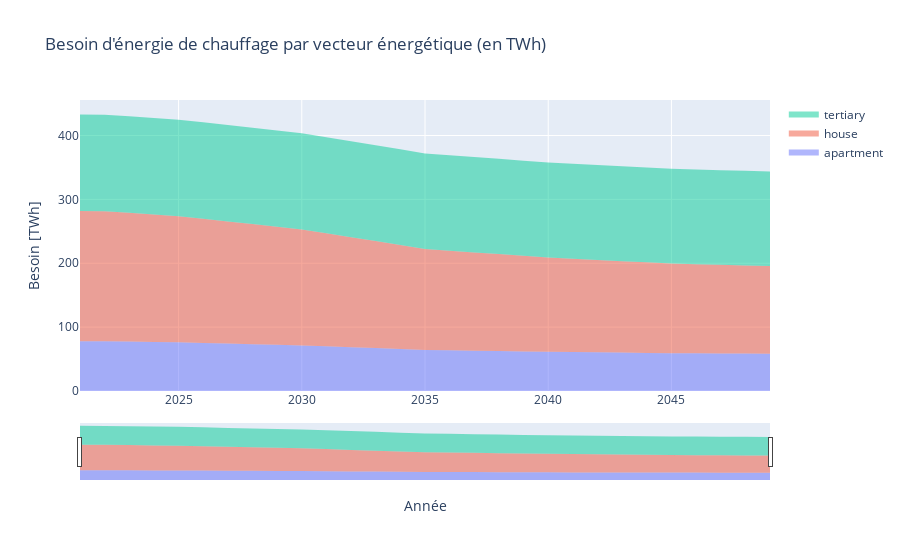

This figure's notebook cell:
### Code cell
Var = "Besoin"
y_df = sim_stock_new_df.groupby(["year", "building_type"])[Var].sum().to_frame().reset_index(). \
           pivot(index=['year'], columns='building_type').loc[[year for year in sim_param["years"][1:]], Var] / 10 ** 9
fig = MyStackedPlotly(y_df=y_df)
fig = fig.update_layout(title_text="Besoin d'énergie de chauffage par vecteur énergétique (en TWh)", xaxis_title="Année",
                        yaxis_title="Besoin [TWh]")
fig.show()

### Figure 1 — Plotly figure (JSON) as saved in the notebook; plotly's stock layout.template omitted (floating-point values rounded to 4 significant figures)
{"data": [{"fill": "tozeroy", "mode": "none", "name": "apartment", "type": "scatter", "x": [2021, 2022, 2023, 2024, 2025, 2026, 2027, 2028, 2029, 2030, 2031, 2032, 2033, 2034, 2035, 2036, 2037, 2038, 2039, 2040, 2041, 2042, 2043, 2044, 2045, 2046, 2047, 2048, 2049], "y": [77.98, 77.93, 77.34, 76.74, 76.14, 75.19, 74.23, 73.26, 72.29, 71.32, 69.95, 68.57, 67.18, 65.79, 64.39, 63.78, 63.18, 62.57, 61.95, 61.34, 60.92, 60.51, 60.09, 59.67, 59.25, 59.04, 58.83, 58.61, 58.4]}, {"fill": "tonexty", "mode": "none", "name": "house", "type": "scatter", "x": [2021, 2022, 2023, 2024, 2025, 2026, 2027, 2028, 2029, 2030, 2031, 2032, 2033, 2034, 2035, 2036, 2037, 2038, 2039, 2040, 2041, 2042, 2043, 2044, 2045, 2046, 2047, 2048, 2049], "y": [281.7, 281.5, 279.0, 276.4, 273.8, 269.7, 265.5, 261.3, 257.1, 252.8, 246.8, 240.8, 234.7, 228.6, 222.4, 219.7, 217.0, 214.3, 211.6, 208.9, 207.0, 205.2, 203.3, 201.4, 199.5, 198.6, 197.6, 196.6, 195.7]}, {"fill": "tonexty", "mode": "none", "name": "tertiary", "type": "scatter", "x": [2021, 2022, 2023, 2024, 2025, 2026, 2027, 2028, 2029, 2030, 2031, 2032, 2033, 2034, 2035, 2036, 2037, 2038, 2039, 2040, 2041, 2042, 2043, 2044, 2045, 2046, 2047, 2048, 2049], "y": [432.8, 432.6, 430.1, 427.5, 424.9, 420.7, 416.4, 412.2, 407.8, 403.5, 397.3, 391.1, 384.7, 378.4, 371.9, 369.2, 366.4, 363.5, 360.7, 357.8, 355.8, 353.9, 351.9, 349.9, 347.9, 346.8, 345.8, 344.8, 343.7]}], "layout": {"title": {"text": "Besoin d'énergie de chauffage par vecteur énergétique (en TWh)"}, "xaxis": {"rangeslider": {"visible": true}, "title": {"text": "Année"}}, "yaxis": {"title": {"text": "Besoin [TWh]"}}}}
